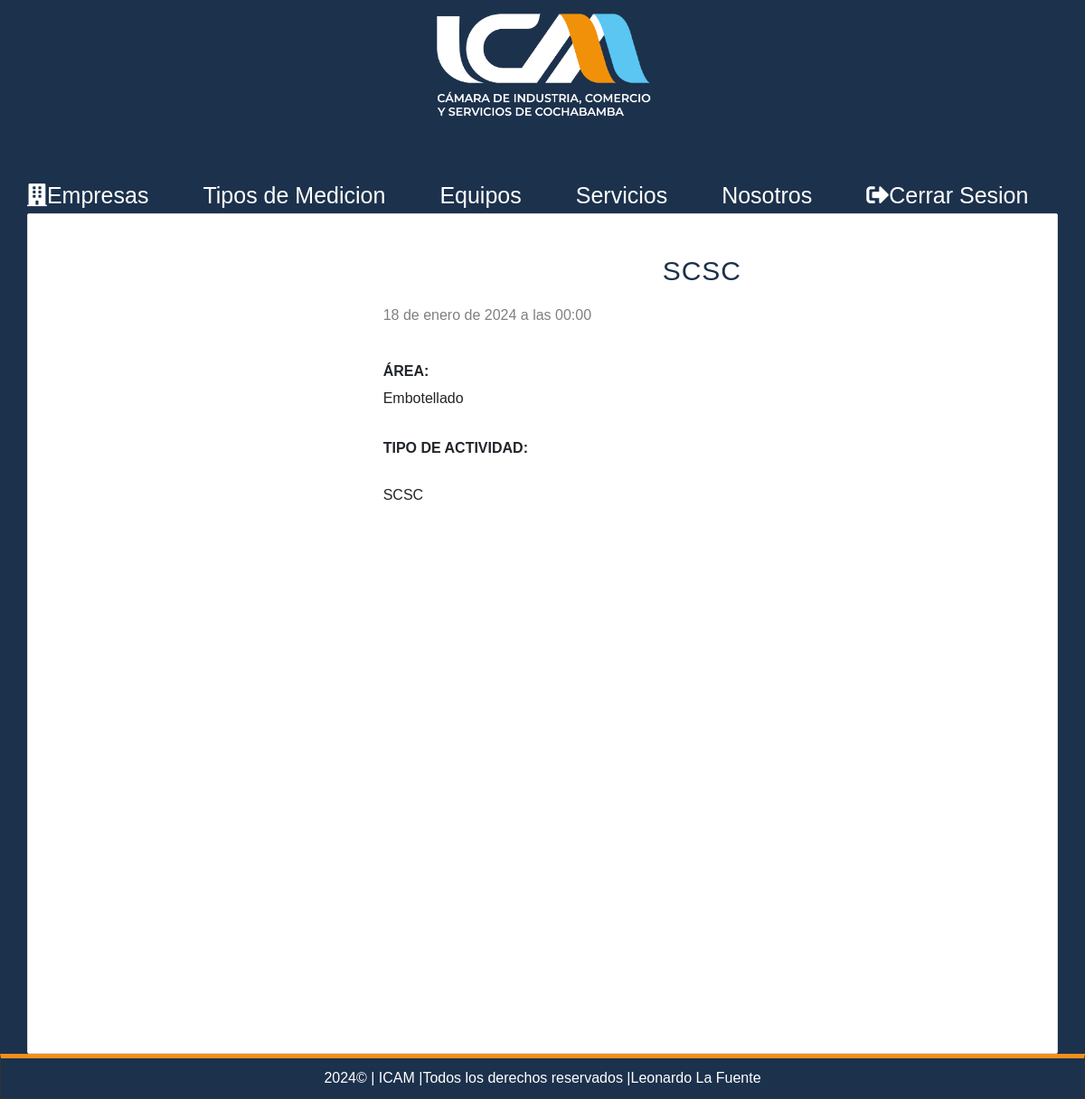
Before: /puesto/8 (signed in) with the older database file.
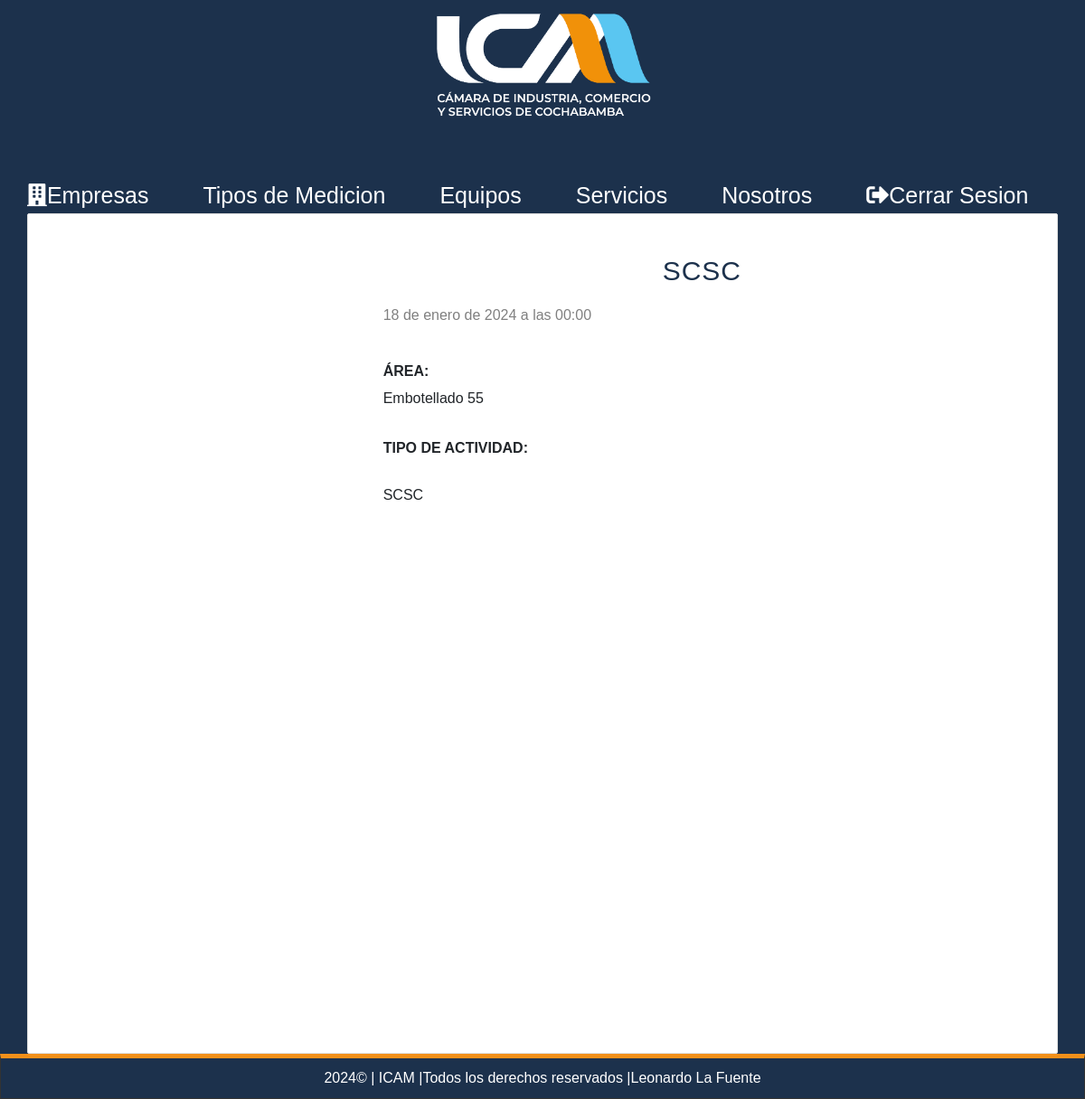
After: the same page with the newer database file.
### record/models.py (models this page shows, shortened)
class Position(models.Model):
    name = models.CharField(max_length=200,verbose_name='Nombre del Puesto')
    activity_type = RichTextField(max_length=200,verbose_name='Tipo de Actividad')
    image = models.ImageField(default='null',verbose_name="Imagen",upload_to="positions")
    public=models.BooleanField(verbose_name="Publicado")
    created_at = models.DateTimeField(auto_now_add=True,verbose_name='Creado el')
    updated_at = models.DateTimeField(auto_now=True,verbose_name='Editado el')
    area = models.ForeignKey(Area, on_delete=models.CASCADE)
    class Meta:
        verbose_name='Puestos de Trabajo'
        verbose_name_plural='Puestos de Trabajo'
        ordering=['-created_at']

class Area(models.Model):
    name = models.CharField(max_length=200,verbose_name='Nombre del Area')
    description = models.TextField(verbose_name='Descripcion')
    created_at = models.DateTimeField(auto_now_add=True,verbose_name='Creado el')
    updated_at = models.DateTimeField(auto_now=True,verbose_name='Editado el')
    company = models.ForeignKey(Company, on_delete=models.CASCADE)
    class Meta:
        verbose_name='Area'
        verbose_name_plural='Areas'
    def __str__(self):
        return self.name

### record/views.py (the view)
# urls.py: path('puesto/<int:position_id>',views.position,name="position"),
@login_required(login_url="login")
def position(request, position_id):
    position = get_object_or_404(Position, id=position_id)
    if not request.user.is_superuser and position.area.company.user != request.user:
        return HttpResponseForbidden("No tienes permiso para ver este puesto.")
    return render(request, 'positions/detail.html', {
        'position': position
    })

### pages/context_processors.py (called while the page is built)
def get_pages(request):
    pages = Page.objects.filter(visible=True).order_by('order').values_list('id','title','slug')
    return {
        'pages':pages
    }

### record/processor.py (called while the page is built)
def get_areas(request):
    if request.user.is_authenticated and 'selected_company_id' in request.session:
        try:
            company = Company.objects.get(id=request.session['selected_company_id'])
            areas = Area.objects.filter(company=company).values_list('id', 'name')
            return {
                'areas': areas,
                'selected_company_id': request.session['selected_company_id'],  # Agrega esta línea
            }
        except Company.DoesNotExist:
            return {
                'areas': [],
            }
    else:
        return {
            'areas': [],
        }

### record/templates/positions/detail.html (shortened to what this page needs)
{% extends "layouts/layout.html" %}
{%block content%}
<div class="position-container">
    <div class="position-info">
        <h1 class="title">{{position.name}}</h1>
        <span class="date"> {{position.created_at}}</span>
        <p class="content">
            <strong>ÁREA:</strong></br>{{position.area}}
        </p>
        <p class="content">
            <strong>TIPO DE ACTIVIDAD:</strong>{{position.activity_type|safe}}
        </p>
    </div>
</div>
{%endblock%}

Changed rows visible on the page:
changed through a linked row, Position "SCSC": area "Embotellado" → "Embotellado 55"
